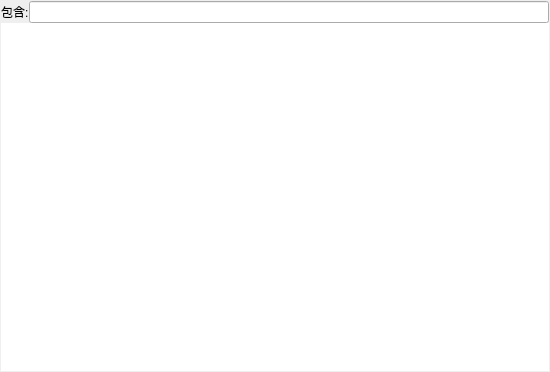
<?xml version="1.0" encoding="UTF-8"?>
<ui version="4.0">
 <class>UI_Wnd_OutputLog</class>
 <widget class="QWidget" name="UI_Wnd_OutputLog">
  <property name="geometry">
   <rect>
    <x>0</x>
    <y>0</y>
    
    <width>550</width>
    <height>372</height>
   </rect>
  </property>
  <property name="windowTitle">
   <string>输出日志</string>
  </property>
  <property name="styleSheet">
   <string notr="true"/>
  </property>
  <layout class="QGridLayout" name="gridLayout">
   <property name="leftMargin">
    <number>1</number>
   </property>
   <property name="topMargin">
    <number>1</number>
   </property>
   <property name="rightMargin">
    <number>1</number>
   </property>
   <property name="bottomMargin">
    <number>1</number>
   </property>
   <property name="margin" stdset="0">
    <number>0</number>
   </property>
   <property name="spacing">
    <number>0</number>
   </property>
   <item row="0" column="1">
    <widget class="QLineEdit" name="lineEdit"/>
   </item>
   <item row="0" column="0">
    <widget class="QLabel" name="label">
     <property name="text">
      <string>包含:</string>
     </property>
    </widget>
   </item>
   <item row="1" column="0" colspan="2">
    <widget class="UI_Panel_OutputLog" name="m_panel_output" native="true">
     <property name="styleSheet">
      <string notr="true">QWidget
{
	background-color: rgb(255, 255, 255);
}</string>
     </property>
    </widget>
   </item>
  </layout>
 </widget>
 <layoutdefault spacing="6" margin="11"/>
 <customwidgets>
  <customwidget>
   <class>UI_Panel_OutputLog</class>
   <extends>QWidget</extends>
   <header location="global">ui_panel_outputlog.h</header>
   <container>1</container>
  </customwidget>
 </customwidgets>
 <resources/>
 <connections/>
</ui>
